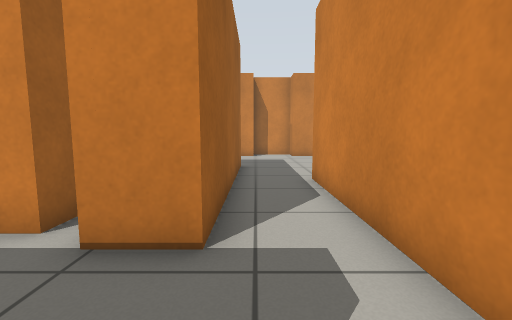
View 1 (above)

19 first-person views from a walk through a world built for the Gazebo simulator. The camera is 0.71 m above the floor, tilts 6° down and sees 90° across. The lines on the ground mark 1 m squares. The floor is counted in squares, 0.5 m on a side. Each view is taken from the middle of a square. On the plan, view 1 faces up. The plan holds only what a view shows up to about 13 squares ahead; the rest is blank.

View 2
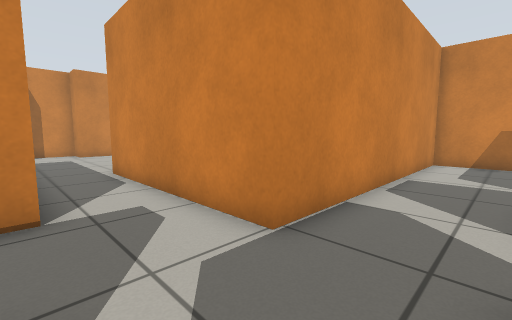

View 3
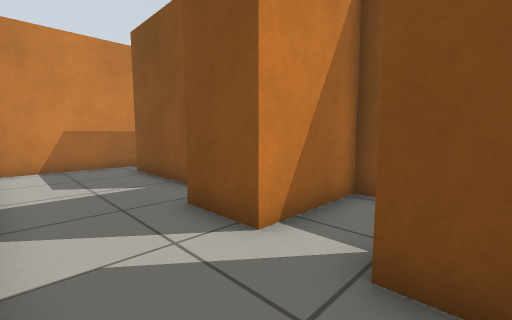

View 4
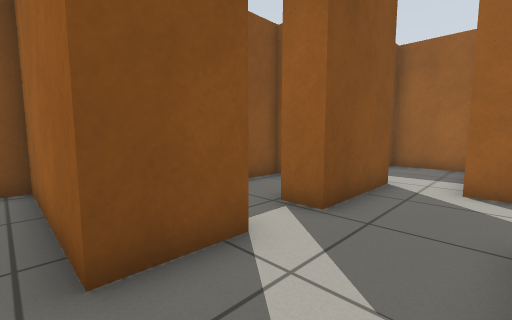

View 5
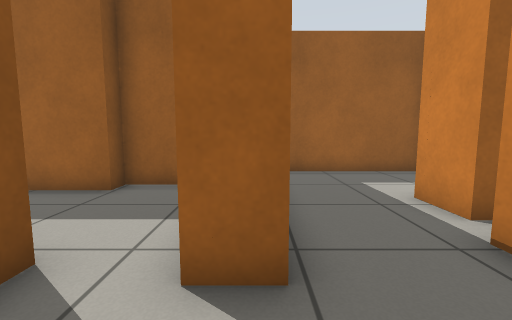

View 6
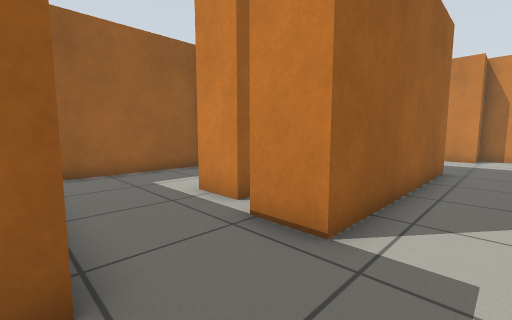

View 7
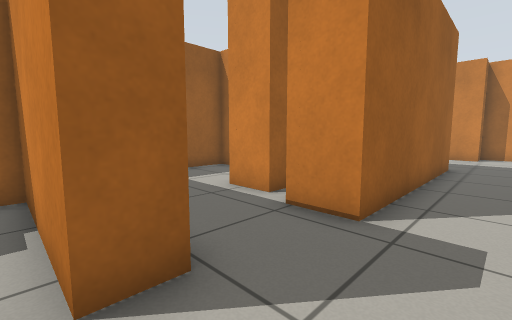

View 8
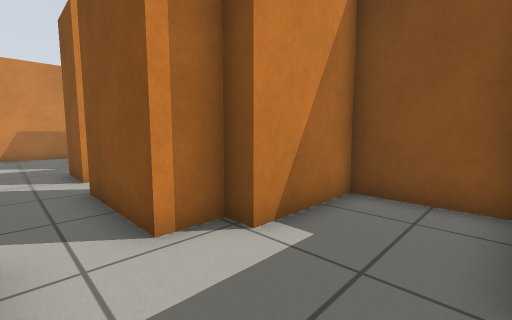

View 9
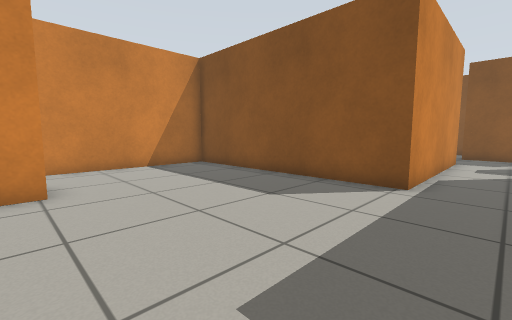

View 10
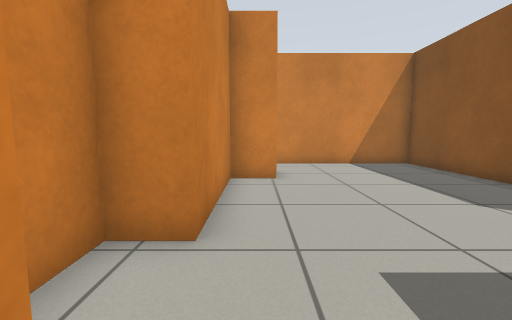

View 11
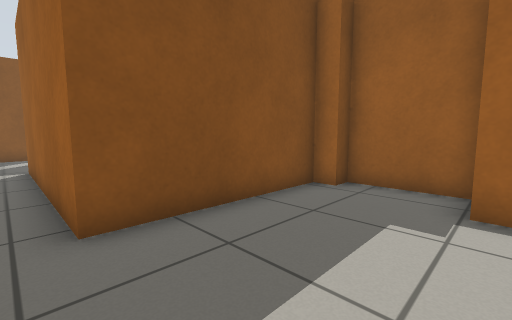

View 12
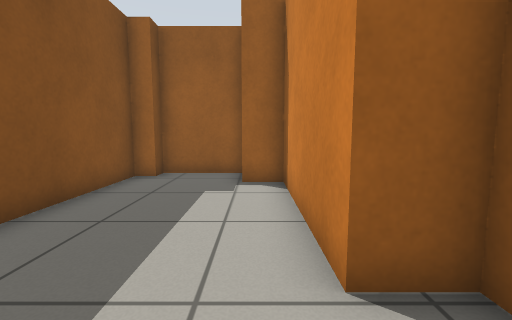

View 13
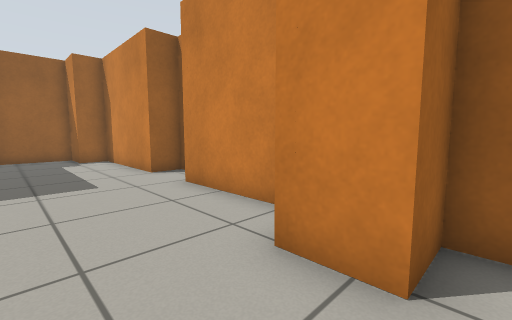

View 14
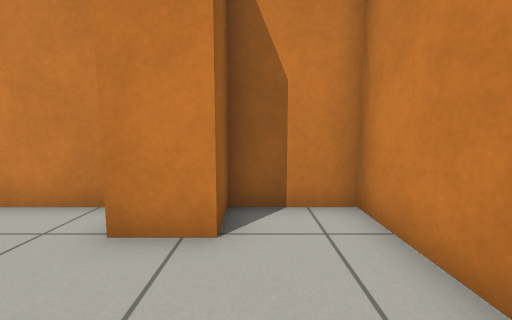

View 15
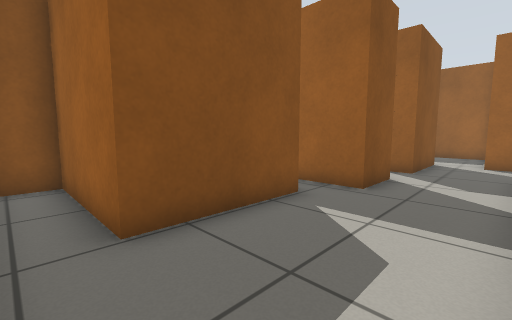

View 16
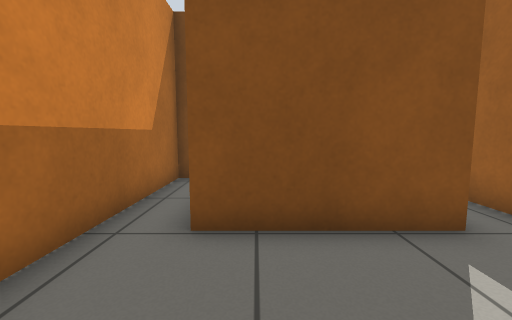

View 17
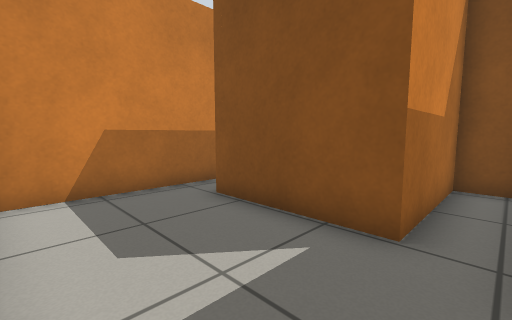

View 18
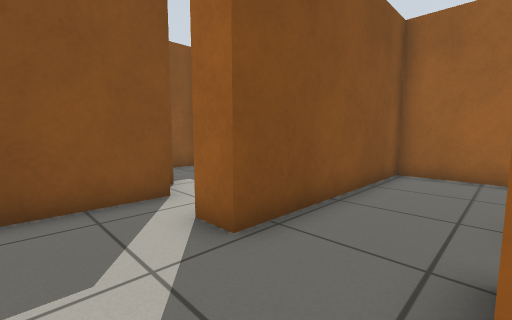

View 19
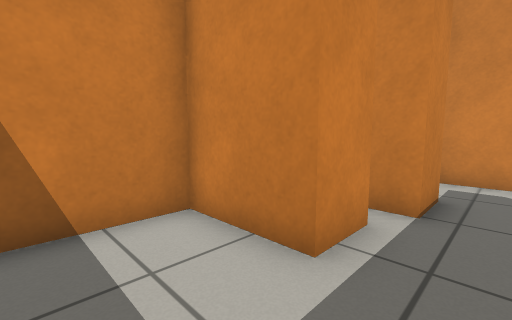

### Floor plan
Points are (right, up) in squares from view 1. A wall is a line through its corners. A room is listed if a view was taken in it or the views show most of it. See-through windows are left out.
Room 1 (views 1, 2, 3, 5, 6, 7)
walls: (-1.7, -2.4) (1.8, -2.4); (-0.6, 3) (-2.1, 3) (-2.1, 3.9); (-3.4, 0.3) (-1.2, 0.3) (-1.2, -0.7) (-2.4, -0.7); (3.5, 0.4) (1.8, 0.4) (1.8, 1.4)
ways out: opening at (4.5, -1) to room 2; opening at (-2, -1.5) to room 3; opening at (0.5, 2.5) to room 4; opening at (-3, 2) to room 5; opening at (2.5, -3)
Room 2 (views 4, 15, 16, 17)
walls: (3.5, -2.6) (5.5, -2.6) (5.5, -7.8) (7, -7.8) (7, -3.6) (10.9, -3.6) (10.9, -8) (12.4, -8) (12.4, 0.4) (3.5, 0.4)
ways out: opening at (4.5, -1) to room 1
Room 3 (view 8)
walls: (-2.4, -0.7) (-6, -0.7) (-6, -3.6) (-5.2, -3.6) (-5.2, -5.8); (-5.1, -6.8) (-2.4, -6.8) (-2.4, -3.6) (-1.7, -3.6) (-1.7, -2.4)
ways out: opening at (-2, -1.5) to room 1
Room 4 (views 9, 10, 11, 12, 13, 14, 18)
walls: (-6.4, 11.7) (-6.4, 11) (-0.6, 11) (-0.6, 3); (1.8, 1.4) (1.8, 7.9) (10.9, 7.9) (10.9, 15.8) (8.5, 15.8) (8.5, 14.4) (7, 14.4) (7, 15.8) (2.2, 15.8) (2.2, 17) (-0.1, 17) (-0.1, 15.8) (-5.2, 15.8) (-5.2, 14.6) (-7.1, 14.6) (-7.1, 11.7)
ways out: opening at (0.5, 2.5) to room 1
Room 5 (view 19)
walls: (-3, 3.5) (-4.5, 3.5) (-4.5, 6.2) (-8.4, 6.2) (-8.4, 0.3) (-3.4, 0.3)
ways out: opening at (-3, 2) to room 1

Where each view was taken, in squares from view 1:
view 1: 0 up, 0 right, facing up
view 2: 2 down, 1 left, facing up-right
view 3: 0 up, 1 right, facing down-right
view 4: 0 up, 6 right, facing down-left
view 5: 0 up, 1 right, facing left
view 6: 0 up, 1 right, facing up-left
view 7: 1 down, 1 right, facing up-left
view 8: 1 down, 5 left, facing down-right
view 9: 15 up, 0 right, facing down-right
view 10: 15 up, 1 left, facing right
view 11: 15 up, 0 right, facing down-left
view 12: 15 up, 2 right, facing left
view 13: 12 up, 9 right, facing up-left
view 14: 11 up, 9 right, facing up
view 15: 0 up, 12 right, facing down-left
view 16: 0 up, 10 right, facing down
view 17: 0 up, 6 right, facing down-right
view 18: 3 up, 1 right, facing down-left
view 19: 2 up, 7 left, facing up-right
